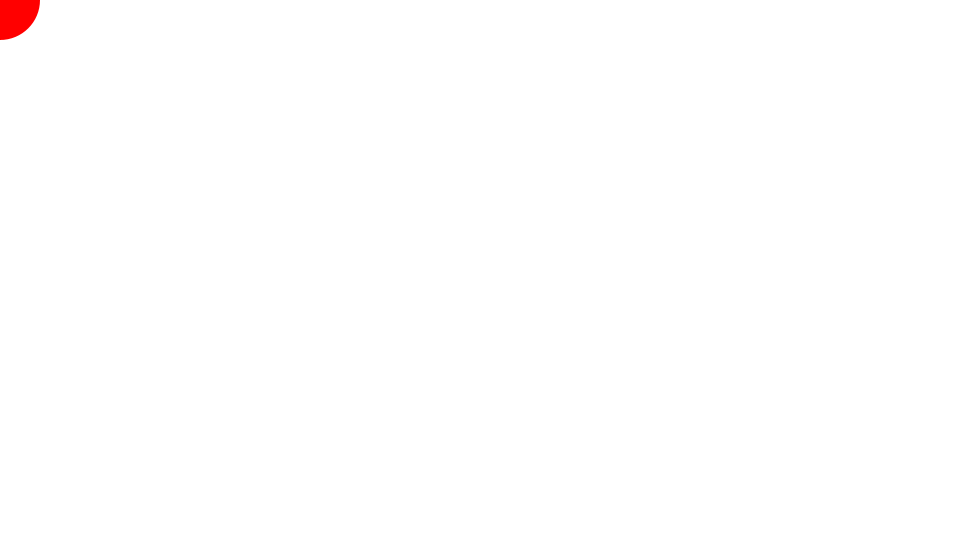
Frame 1 (no input)
Frame 60 (the mouse pressed at the canvas centre just before this capture): identical to frame 1, image omitted
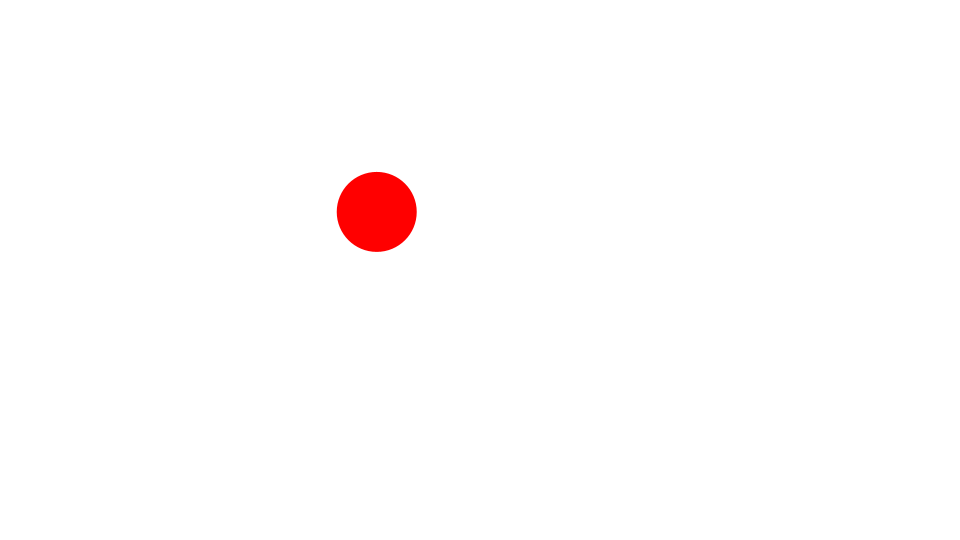
Frame 120 (the mouse held since frame 60 and released just before this capture)

The Processing sketch that drew these frames (run headless with seeded random() and noise(); from frame 60 on, the mouse is pressed at the canvas centre):

// Processing sketch: Spring4
// ── Spring4.pde
Ball ball;
float spring = 0.1;
float vx, vy;
float friction = 0.95;

void setup() {
  size(960, 540);
  frameRate(30);
  initialize();
}

void initialize() {
  smooth();
  noStroke();
  ball = new Ball();
  ball.x = 0;
  ball.y = 0;
  ball.radius = 40;
  ball.setFillColor(color(255, 0, 0));
}

void draw() {
  background(255);

  float dx = mouseX - ball.x;
  float dy = mouseY - ball.y;
  float ax = dx * spring;
  float ay = dy * spring;
  vx += ax;
  vy += ay;
  vx *= friction;
  vy *= friction;
  ball.x += vx;
  ball.y += vy;
  ball.update();
}

////////////////////////////////

class Ball extends Sprite {
  float radius;
  
  Ball(){
    super();
  }
  
  void draw(){
    if(dist(mouseX, mouseY, x, y) < radius) {
      isRollOver = true;
    }else{
      isRollOver = false;
    }
    ellipse(0, 0, radius*2, radius*2);
  }
}

////////////////////////////////

class Sprite {
  float x, y;
  float scaleX, scaleY;
  float width, height;
  float rotation;
  boolean visible;
  color strokeColor;
  color fillColor;
  Boolean isStroke;
  Boolean isFill;
  Boolean isRollOver;
  Boolean locked;
  float xoff, yoff;
 
  Sprite() {
    x = 0.0;
    y = 0.0;
    scaleX = 1.0;
    scaleY = 1.0;
    rotation = 0.0;
    strokeColor = color(0);
    fillColor = color(0);
    isStroke = false;
    isFill = false;
    isRollOver = false;
    locked = false;
    visible = true;
  }
  
  void update() {
    if(! visible) return;
    pushMatrix();
    if(locked){
      x = mouseX - xoff;
      y = mouseY - yoff;
    }  
    translate(x, y);
    scale(scaleX, scaleY);
    rotate(rotation * PI / 180.0);
    if(isStroke) stroke(strokeColor);
    if(isFill) fill(fillColor);
    draw();
    popMatrix();
  }
  
  void setStrokeColor(color strokeColor) {
    this.strokeColor = strokeColor;
    isStroke = true;
  }
  
  void setFillColor(color fillColor) {
    this.fillColor = fillColor;
    isFill = true;
  }
  
  void startDrag() {
    if(isRollOver){
      locked = true;
      xoff = mouseX - x;
      yoff = mouseY - y;
    }
  }
  
  void stopDrag() {
    locked = false;
  }
  
  void draw() {}
}
